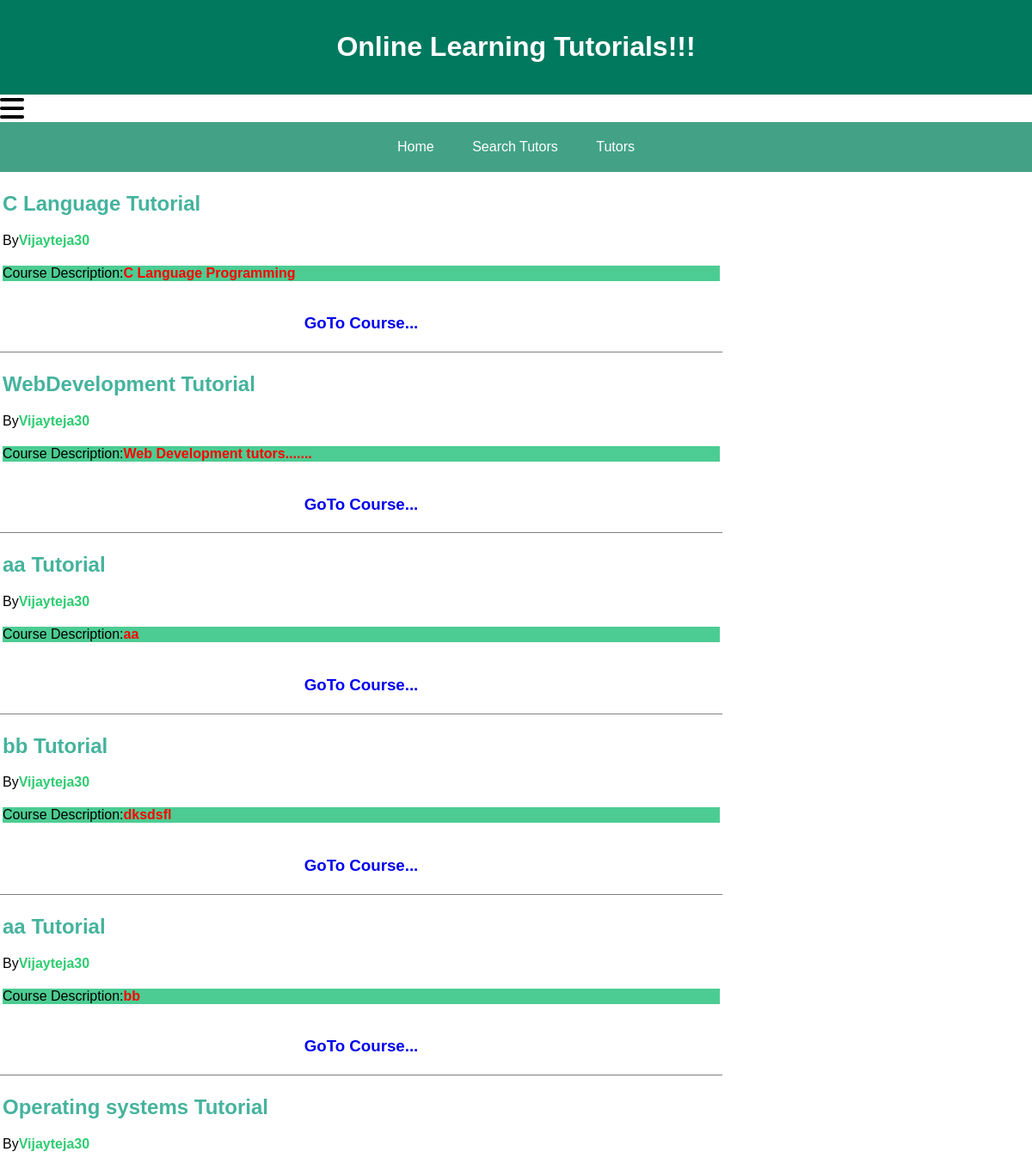
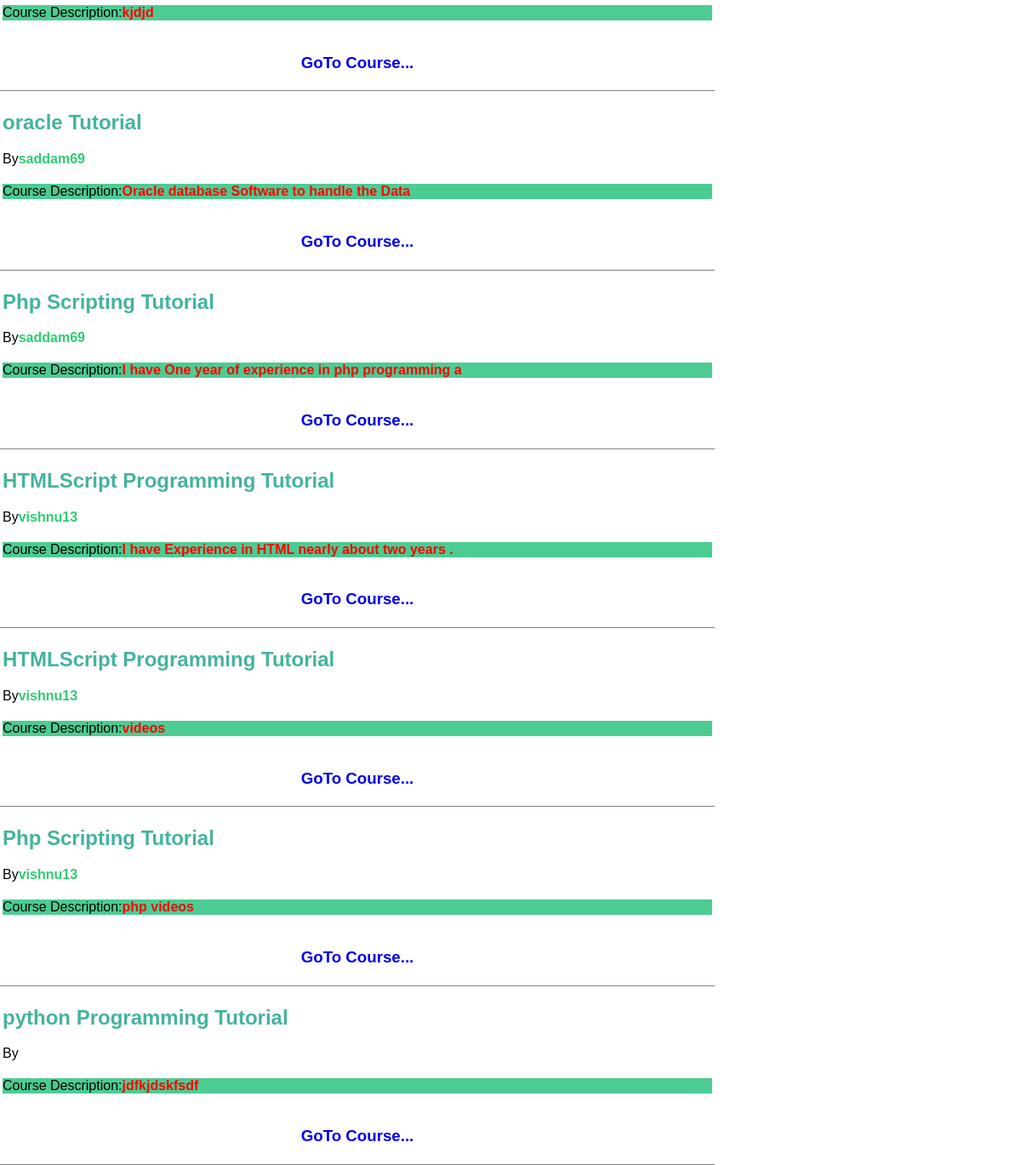
The page /test.php (signed in) on the database its author committed (2 pictures, top to bottom).
### tables this page shows
CREATE TABLE IF NOT EXISTS `AddTutors` (
  `Id` int(11) NOT NULL,
  `Username` varchar(40) NOT NULL,
  `Course` varchar(40) NOT NULL,
  `CDescription` varchar(50) NOT NULL,
  `Folder` varchar(80) NOT NULL
);

### test.php (the view, shortened to what this page needs)
<!DOCTYPE html>
<html>
 <head>
  <link rel="stylesheet" type="text/css" href="style.css">
  <link rel="stylesheet" type="text/css" href="font-awesome.min.css">
 </head>
 <body>
	  <header>
	   <h1> Online Learning Tutorials!!! </h1>
	  </header>
	  <nav>
	   <div>
		<i class="fa fa-bars fa-2x"></i>
	   </div>
	   <ul>
		<li><a href="Member_Load.php">Home</a></li>
		<li><a href="Search_Tutors.php">Search Tutors</a></li>
		<li><a href="test.php">Tutors</a></li>
	   </ul>
	  </nav>
	  <div>
			<?php
			 include 'Db.php';
			 $query="SELECT DISTINCT(Username) FROM `AddTutors`";
			 $query_result=mysqli_query($conn,$query);
			 while($rows=mysqli_fetch_assoc($query_result))
			 {
				 $Instructor_Username=$rows['Username'];
				 $query1="SELECT * FROM `AddTutors` WHERE Username='$Instructor_Username'";
				 $query_result1=mysqli_query($conn,$query1);
				 while($rows1=mysqli_fetch_assoc($query_result1))
				 {
					 $Course=$rows1['Course'];
					 $CDescription=$rows1['CDescription'];
					 $TutorId=$rows1['Id'];
					 echo '<table frame="below" width="70%">';
					 echo '<tr><td width="50%"><h2><b style="color:#45B39D;">'.$Course.' Tutorial </b></h2>'.'By<b style="color:#2ECC71;">'.$Instructor_Username.'</b></td></tr>';
					 echo '<tr ><td><div style="background-color:#4ccc92;" border="1">';
					 echo '<p> Course Description:<b style="color:red;">'.$CDescription.'</b></p></div></td></tr>';
					 echo '<tr><td align="center"><a href="ShowLectures.php?id='.$TutorId.'" style="text-decoration:none;"><h3> GoTo Course...</h3></a></td></tr>';
					 echo '</table>';
				 }
			 }
			?>
	  </div>
 </body>
</html>

### style.css (style rules this page uses)
body { margin:0; padding:0; font-family: sans-serif; }
header { background: #00795f; width: 100%; padding: 15px 0; color: #fff; text-align: center; }
nav ul { background-color:#43a286; overflow: hidden; color:#fff; padding: 0; text-align: center; margin:0; }
nav ul li { display: inline-block; padding: 20px; }
nav ul li a { text-decoration:none; color:inherit; }

### rows shown on the page
addtutors: Course "C Language", Instructor_Username "Vijayteja30", CDescription "C Language Programming"
addtutors: Course "WebDevelopment", Instructor_Username "Vijayteja30", CDescription "Web Development tutors......."
addtutors: Course "aa", Instructor_Username "Vijayteja30", CDescription "aa"
addtutors: Course "bb", Instructor_Username "Vijayteja30", CDescription "dksdsfl"
addtutors: Course "aa", Instructor_Username "Vijayteja30", CDescription "bb"
addtutors: Course "Operating systems", Instructor_Username "Vijayteja30", CDescription "kjdjd"
addtutors: Course "oracle", Instructor_Username "saddam69", CDescription "Oracle database Software to handle the Data"
addtutors: Course "Php Scripting", Instructor_Username "saddam69", CDescription "I have One year of experience in php programming a"
addtutors: Course "HTMLScript Programming", Instructor_Username "vishnu13", CDescription "I have Experience in HTML nearly about two years ."
addtutors: Course "HTMLScript Programming", Instructor_Username "vishnu13", CDescription "videos"
addtutors: Course "Php Scripting", Instructor_Username "vishnu13", CDescription "php videos"
addtutors: Course "python Programming", CDescription "jdfkjdskfsdf"
